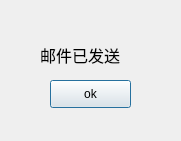
<?xml version="1.0" encoding="UTF-8"?>
<ui version="4.0">
 <class>Zsentboxalert</class>
 <widget class="QDialog" name="Zsentboxalert">
  <property name="geometry">
   <rect>
    <x>0</x>
    <y>0</y>
    <width>181</width>
    <height>141</height>
   </rect>
  </property>
  <property name="windowTitle">
   <string>Dialog</string>
  </property>
  <widget class="QPushButton" name="pushButton">
   <property name="geometry">
    <rect>
     <x>50</x>
     <y>80</y>
     <width>81</width>
     <height>28</height>
    </rect>
   </property>
   <property name="text">
    <string>ok</string>
   </property>
  </widget>
  <widget class="QLabel" name="label">
   <property name="geometry">
    <rect>
     <x>40</x>
     <y>40</y>
     <width>101</width>
     <height>31</height>
    </rect>
   </property>
   <property name="text">
    <string>&lt;html&gt;&lt;head/&gt;&lt;body&gt;&lt;p&gt;&lt;span style=&quot; font-size:12pt;&quot;&gt;邮件已发送&lt;/span&gt;&lt;/p&gt;&lt;/body&gt;&lt;/html&gt;</string>
   </property>
  </widget>
 </widget>
 <resources/>
 <connections/>
</ui>
